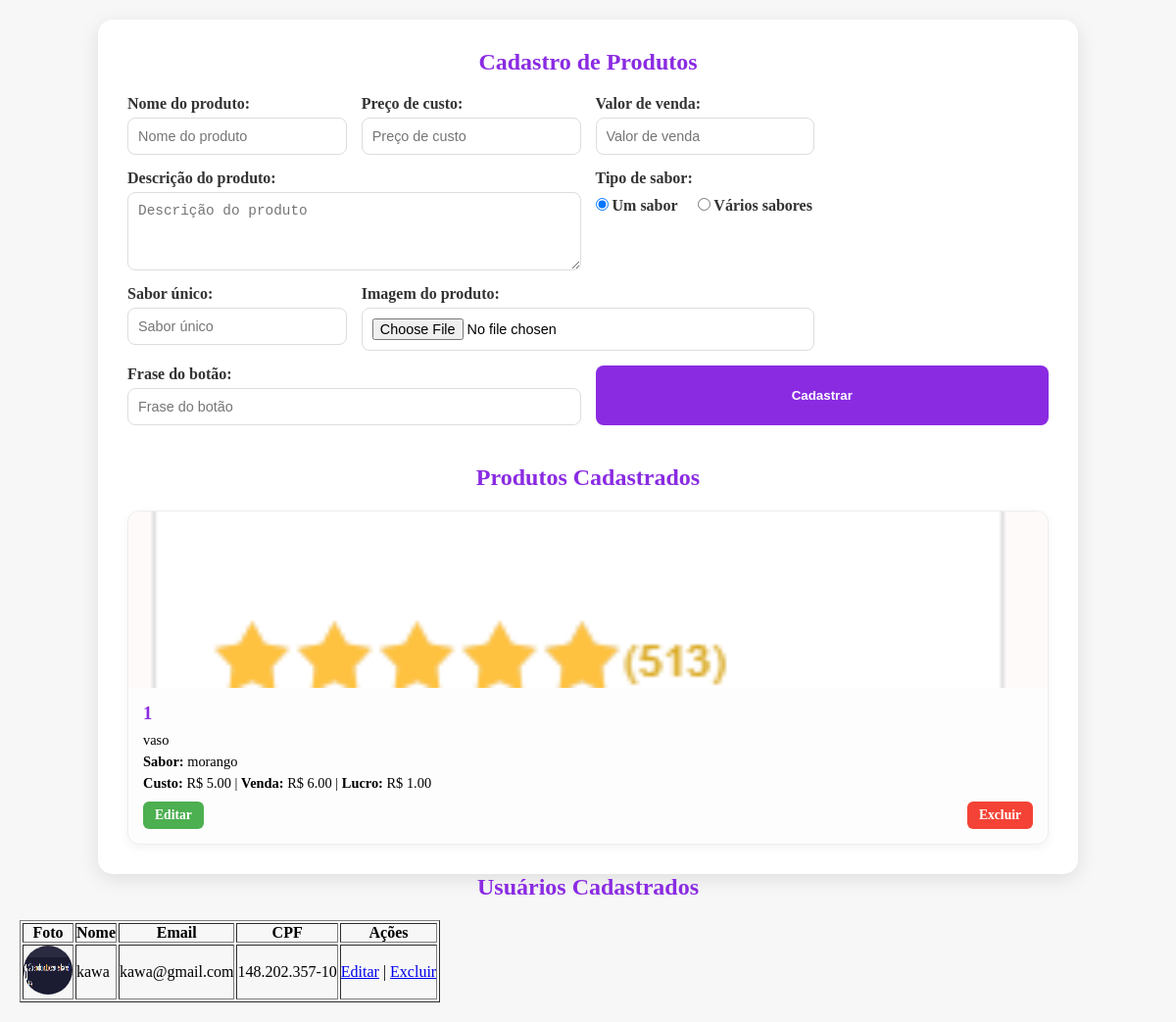
The page /admin on the database its author committed.
### app/models.py (models this page shows, shortened)
class Produto(db.Model):
    id = db.Column(db.Integer, primary_key=True)
    nome = db.Column(db.String(100), nullable=False)
    preco_custo = db.Column(db.Float, nullable=False)
    valor_venda = db.Column(db.Float, nullable=False)
    lucro = db.Column(db.Float, nullable=False)
    descricao = db.Column(db.Text, nullable=False)
    tipo_sabor = db.Column(db.String(20), nullable=False)
    sabor_unico = db.Column(db.String(50), nullable=True)
    sabores = db.Column(db.Text, nullable=True)
    frase_botao = db.Column(db.String(50), nullable=False)
    imagem = db.Column(db.String(100), nullable=True)
    media_avaliacao = db.Column(db.Float, default=5.0)
    total_avaliacoes = db.Column(db.Integer, default=0)

class Usuario(db.Model):
    id = db.Column(db.Integer, primary_key=True)
    nome = db.Column(db.String(100), nullable=False)
    email = db.Column(db.String(120), nullable=False, unique=True)
    senha_hash = db.Column(db.String(200), nullable=False)
    cpf = db.Column(db.String(14), nullable=True, unique=True)
    cep = db.Column(db.String(10), nullable=False)
    rua = db.Column(db.String(150), nullable=False)
    bairro = db.Column(db.String(100), nullable=True)
    cidade = db.Column(db.String(100), nullable=True)
    tipo_residencia = db.Column(db.String(20), nullable=False)  # 'casa' ou 'apartamento'
    numero = db.Column(db.String(20), nullable=False)  # número da casa ou bloco/apto
    complemento = db.Column(db.String(100), nullable=True)
    imagem = db.Column(db.String(100), nullable=True, default='default-avatar.png')

### app/view.py (the view, shortened to what this page needs)
@app.route('/admin', methods=['GET', 'POST'])
def admin():
    produtos = Produto.query.all()
    usuarios = Usuario.query.all()
    return render_template('admin.html', produtos=produtos, usuarios=usuarios)

### app/templates/admin.html (shortened to what this page needs)
<!DOCTYPE html>
<html lang="pt-br">
<head>
    <link rel="stylesheet" href="{{ url_for('static', filename='css/admin.css') }}">
</head>
<body>
    <div class="admin-container">
        <h2>Cadastro de Produtos</h2>
        <form method="POST" enctype="multipart/form-data" class="form-produto">
            <div class="form-group">
                <label for="nome">Nome do produto:</label>
                <input type="text" name="nome" id="nome" placeholder="Nome do produto" required>
            </div>
            <div class="form-group">
                <label for="preco_custo">Preço de custo:</label>
                <input type="number" step="0.01" name="preco_custo" id="preco_custo" placeholder="Preço de custo"
                    required>
            </div>
            <div class="form-group">
                <label for="valor_venda">Valor de venda:</label>
                <input type="number" step="0.01" name="valor_venda" id="valor_venda" placeholder="Valor de venda"
                    required>
            </div>
            <div class="form-group full-width">
                <label for="descricao">Descrição do produto:</label>
                <textarea name="descricao" id="descricao" placeholder="Descrição do produto" required></textarea>
            </div>
            <div class="form-group full-width">
                <label>Tipo de sabor:</label>
                <div class="tipo-sabor">
                    <label>
                        <input type="radio" name="tipo_sabor" value="um" checked onclick="toggle()"> Um sabor
                    </label>
                    <label>
                        <input type="radio" name="tipo_sabor" value="varios" onclick="toggle()"> Vários sabores
                    </label>
                </div>
            </div>
            <div class="form-group" id="um">
                <label for="sabor_unico">Sabor único:</label>
                <input type="text" name="sabor_unico" id="sabor_unico" placeholder="Sabor único">
            </div>
            <div class="form-group full-width">
                <label for="imagem">Imagem do produto:</label>
                <input type="file" name="imagem" id="imagem" accept="image/*">
            </div>
            <div class="form-group full-width">
                <label for="frase_botao">Frase do botão:</label>
                <input type="text" name="frase_botao" id="frase_botao" placeholder="Frase do botão" required>
            </div>
            <button type="submit">Cadastrar</button>
        </form>
        <h2>Produtos Cadastrados</h2>
        <div class="produtos-cadastrados">
            {% for produto in produtos %}
            <div class="produto-card">
                {% if produto.imagem %}
                <img src="{{ url_for('static', filename='img/produtos/' + produto.imagem) }}" alt="{{ produto.nome }}">
                {% else %}
                <div class="sem-imagem">Sem imagem</div>
                {% endif %}
                <div class="info">
                    <h3>{{ produto.nome }}</h3>
                    <p>{{ produto.descricao }}</p>
                    {% if produto.tipo_sabor == "um" %}
                    <p><strong>Sabor:</strong> {{ produto.sabor_unico }}</p>
                    {% else %}
                    <p><strong>Sabores:</strong> {{ produto.sabores }}</p>
                    {% endif %}
                    <p><strong>Custo:</strong> R$ {{ "%.2f"|format(produto.preco_custo) }} |
                        <strong>Venda:</strong> R$ {{ "%.2f"|format(produto.valor_venda) }} |
                        <strong>Lucro:</strong> R$ {{ "%.2f"|format(produto.lucro) }}
                    </p>
                    <div class="acoes-produto">
                        <a href="{{ url_for('editar_produto', id=produto.id) }}" class="btn-editar">Editar</a>
                        <a href="{{ url_for('deletar_produto', id=produto.id) }}" class="btn-deletar"
                            onclick="return confirm('Deseja realmente excluir este produto?');">Excluir</a>
                    </div>
                </div>
            </div>
            {% endfor %}
        </div>
    </div>
    <h2>Usuários Cadastrados</h2>
    <table border="1" cellpadding="8">
        <tr>
            <th>Foto</th>
            <th>Nome</th>
            <th>Email</th>
            <th>CPF</th>
            <th>Ações</th>
        </tr>
        {% for usuario in usuarios %}
        <tr>
            <td>
                <img src="{{ url_for('static', filename='img/usuarios/' + usuario.imagem) }}" width="50" height="50"
                    style="border-radius:50%;">
            </td>
            <td>{{ usuario.nome }}</td>
            <td>{{ usuario.email }}</td>
            <td>{{ usuario.cpf if usuario.cpf else '-' }}</td>
            <td>
                <a href="{{ url_for('editar_usuario', id=usuario.id) }}">Editar</a> |
                <a href="{{ url_for('deletar_usuario', id=usuario.id) }}"
                    onclick="return confirm('Deseja realmente excluir este usuário?');">Excluir</a>
            </td>
        </tr>
        {% endfor %}
    </table>
</body>
</html>

### app/static/css/admin.css (style rules this page uses)
* { margin: 0; padding: 0; box-sizing: border-box; }
body { background-color: #f7f7f7; font-family: "Playfair Display SC", serif; padding: 20px; }
.admin-container { max-width: 1000px; margin: 0 auto; background: #fff; padding: 30px; border-radius: 15px; box-shadow: 0 5px 20px rgba(0,0,0,0.1); }
h2 { text-align: center; margin-bottom: 20px; color: blueviolet; }
.form-produto { display: grid; grid-template-columns: repeat(auto-fit, minmax(220px, 1fr)); gap: 15px; margin-bottom: 40px; }
.form-group { display: flex; flex-direction: column; }
.form-group.full-width { grid-column: span 2; }
label { margin-bottom: 5px; font-weight: bold; color: #333; }
input, textarea { padding: 10px; border: 1px solid #ddd; border-radius: 8px; font-size: 0.9rem; }
textarea { min-height: 80px; resize: vertical; }
.tipo-sabor { display: flex; gap: 20px; margin-top: 5px; }
button { grid-column: span 2; padding: 12px; background-color: blueviolet; color: white; font-weight: bold; border: none; border-radius: 8px; cursor: pointer; transition: all 0.3s; }
.produtos-cadastrados { display: grid; grid-template-columns: repeat(auto-fit, minmax(250px, 1fr)); gap: 20px; }
.produto-card { background: #fdfdfd; border: 1px solid #eee; border-radius: 12px; overflow: hidden; box-shadow: 0 3px 10px rgba(0,0,0,0.05); display: flex; flex-direction: column; transition: transform 0.2s; }
.produto-card img { width: 100%; height: 180px; object-fit: cover; }
.produto-card .info { padding: 15px; }
.produto-card .info h3 { margin-bottom: 8px; color: blueviolet; }
.produto-card .info p { margin-bottom: 5px; font-size: 0.9rem; }
.acoes-produto { display: flex; justify-content: space-between; margin-top: 10px; }
.acoes-produto a { padding: 6px 12px; border-radius: 6px; color: white; text-decoration: none; font-weight: bold; font-size: 0.85rem; transition: 0.2s; }
.btn-editar { background-color: #4caf50; }
.btn-deletar { background-color: #f44336; }

### rows shown on the page
Produto: imagem (picture), nome "1", descricao "vaso", sabor_unico "morango", preco_custo "5.00", valor_venda "6.00", lucro "1.00"
Usuario: imagem (picture), nome "kawa", email "kawa@gmail.com", cpf "148.202.357-10"
